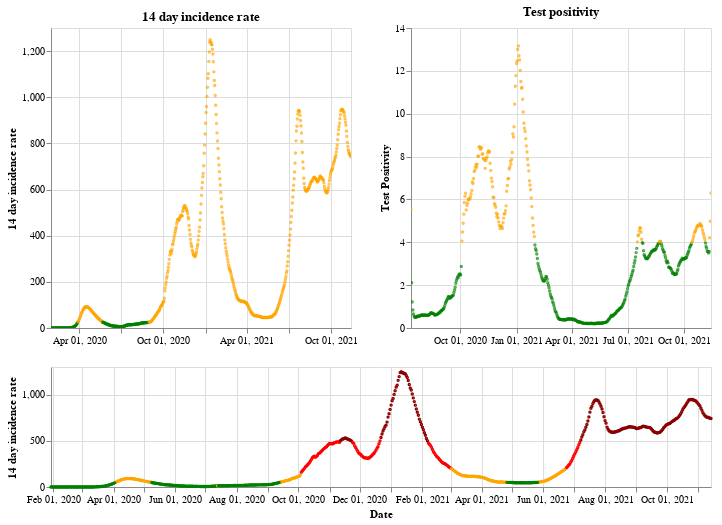

This figure's notebook cell:
### Markdown cell above
## England

### Code cell
plot_traffic_light('England')

### Figure 1 — Vega-Lite specification as saved in the notebook (floating-point values rounded to 4 significant figures; data arrays with more than 128 entries replaced by an {"elided": "..."} marker saying what was removed)
{"config": {"view": {"continuousWidth": 400, "continuousHeight": 300}}, "vconcat": [{"hconcat": [{"mark": {"type": "point", "size": 2}, "encoding": {"color": {"condition": {"value": "green", "test": "(datum.twoWeeklyCasesRate <= 25)"}, "value": "orange"}, "tooltip": [{"type": "nominal", "field": "areaName"}, {"type": "temporal", "field": "date"}, {"type": "quantitative", "field": "twoWeeklyCasesRate"}, {"type": "quantitative", "field": "testPositivity"}], "x": {"type": "temporal", "axis": {"title": ""}, "field": "date", "scale": {"domain": {"selection": "DateBrush"}}, "timeUnit": "yearmonthdate"}, "y": {"type": "quantitative", "axis": {"title": "14 day incidence rate"}, "field": "twoWeeklyCasesRate"}}, "title": "14 day incidence rate", "width": 300}, {"mark": {"type": "point", "size": 2}, "encoding": {"color": {"condition": {"value": "green", "test": "(datum.testPositivity <= 4)"}, "value": "orange"}, "tooltip": [{"type": "nominal", "field": "areaName"}, {"type": "temporal", "field": "date"}, {"type": "quantitative", "field": "twoWeeklyCasesRate"}, {"type": "quantitative", "field": "testPositivity"}], "x": {"type": "temporal", "axis": {"title": ""}, "field": "date", "scale": {"domain": {"selection": "DateBrush"}}, "timeUnit": "yearmonthdate"}, "y": {"type": "quantitative", "axis": {"title": "Test Positivity"}, "field": "testPositivity"}}, "title": "Test positivity", "width": 300}]}, {"layer": [{"mark": {"type": "point", "size": 2}, "encoding": {"color": {"condition": {"value": "orange", "test": "(((datum.testPositivity < 4) && (datum.twoWeeklyCasesRate >= 50)) && (datum.twoWeeklyCasesRate < 200))"}, "value": "red"}, "opacity": {"condition": {"value": 1, "test": "((datum.twoWeeklyCasesRate >= 50) && (datum.twoWeeklyCasesRate < 500))"}, "value": 0}, "tooltip": [{"type": "nominal", "field": "areaName"}, {"type": "temporal", "field": "date"}, {"type": "quantitative", "field": "twoWeeklyCasesRate"}, {"type": "quantitative", "field": "testPositivity"}], "x": {"type": "temporal", "axis": {"title": "Date"}, "field": "date", "timeUnit": "yearmonthdate"}, "y": {"type": "quantitative", "axis": {"title": "14 day incidence rate"}, "field": "twoWeeklyCasesRate"}}, "selection": {"DateBrush": {"type": "interval", "encodings": ["x"], "fields": ["Time"]}}}, {"mark": {"type": "point", "size": 2}, "encoding": {"color": {"value": "darkred"}, "opacity": {"condition": {"value": 1, "test": "(datum.twoWeeklyCasesRate >= 500)"}, "value": 0}, "tooltip": [{"type": "nominal", "field": "areaName"}, {"type": "temporal", "field": "date"}, {"type": "quantitative", "field": "twoWeeklyCasesRate"}, {"type": "quantitative", "field": "testPositivity"}], "x": {"type": "temporal", "axis": {"title": "Date"}, "field": "date", "timeUnit": "yearmonthdate"}, "y": {"type": "quantitative", "axis": {"title": "14 day incidence rate"}, "field": "twoWeeklyCasesRate"}}}, {"mark": {"type": "point", "size": 2}, "encoding": {"color": {"condition": {"value": "green", "test": "((datum.testPositivity < 4) && (datum.twoWeeklyCasesRate < 50))"}, "value": "orange"}, "opacity": {"condition": {"value": 1, "test": "(datum.twoWeeklyCasesRate < 50)"}, "value": 0}, "tooltip": [{"type": "nominal", "field": "areaName"}, {"type": "temporal", "field": "date"}, {"type": "quantitative", "field": "twoWeeklyCasesRate"}, {"type": "quantitative", "field": "testPositivity"}], "x": {"type": "temporal", "axis": {"title": "Date"}, "field": "date", "timeUnit": "yearmonthdate"}, "y": {"type": "quantitative", "axis": {"title": "14 day incidence rate"}, "field": "twoWeeklyCasesRate"}}}], "height": 120, "width": 660}], "data": {"name": "data-3e82541b733157d9bc29e6e1aac419a0"}, "$schema": "https://vega.github.io/schema/vega-lite/v4.8.1.json", "datasets": {"data-3e82541b733157d9bc29e6e1aac419a0": {"elided": "655 records"}}}
